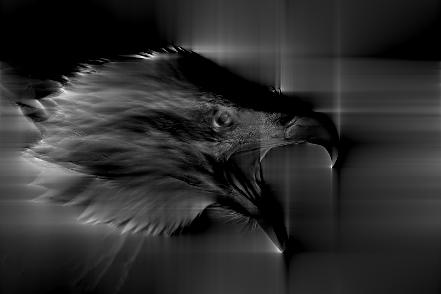
%> input picture input_dataset2/b1.jpg, 441 x 294 px
$ octave final.m   (GNU Octave 9; MATLAB toolbox functions it lacks are replaced by stand-ins)
%> lines starting %> are read from the running program, lines starting %| are printed output that depends on the picture
 up1 = im2double(imread('b1.jpg'));
%> up1: size 294x441 double; min 0, max 0.961, mean 0.173
 up2 = im2double(imread('b2.jpg'));
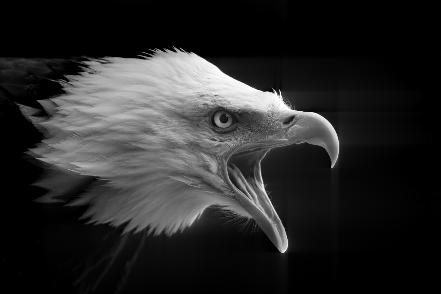
%> input picture input_dataset2/b2.jpg, 441 x 294 px
%> up2: size 294x441 double; min 0, max 1, mean 0.156
 up3=  im2double(imread('b3.jpg'));
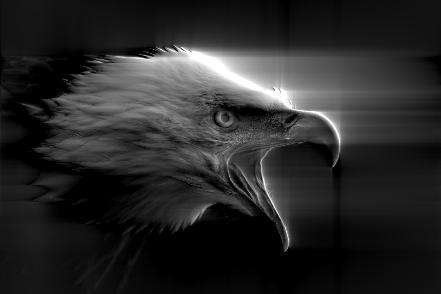
%> input picture input_dataset2/b3.jpg, 441 x 294 px
%> up3: size 294x441 double; min 0, max 1, mean 0.157
 up4 = im2double(imread('b4.jpg'));
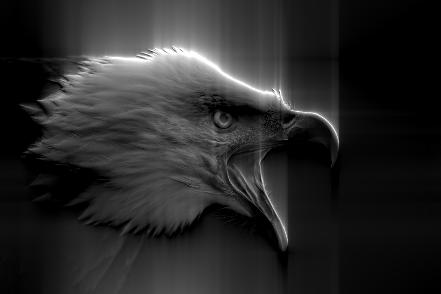
%> input picture input_dataset2/b4.jpg, 441 x 294 px
%> up4: size 294x441 double; min 0, max 1, mean 0.156; mean of the top-left, top-right, bottom-left and bottom-right quarters 0.284, 0.12, 0.143, 0.0772
 up5 = im2double(imread('b5.jpg'));
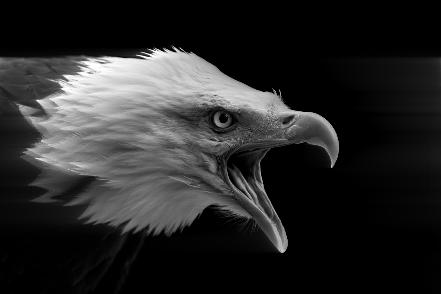
%> input picture input_dataset2/b5.jpg, 441 x 294 px
%> up5: size 294x441 double; min 0, max 1, mean 0.156; mean of the top-left, top-right, bottom-left and bottom-right quarters 0.335, 0.0866, 0.162, 0.042
 up6 = im2double(imread('b6.jpg'));
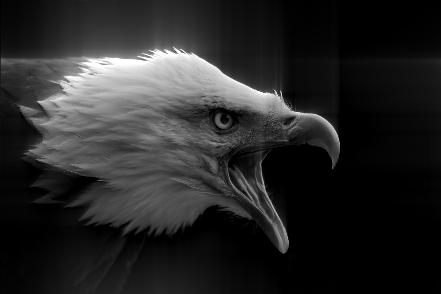
%> input picture input_dataset2/b6.jpg, 441 x 294 px
%> up6: size 294x441 double; min 0, max 1, mean 0.153
%> (the run ends here)
